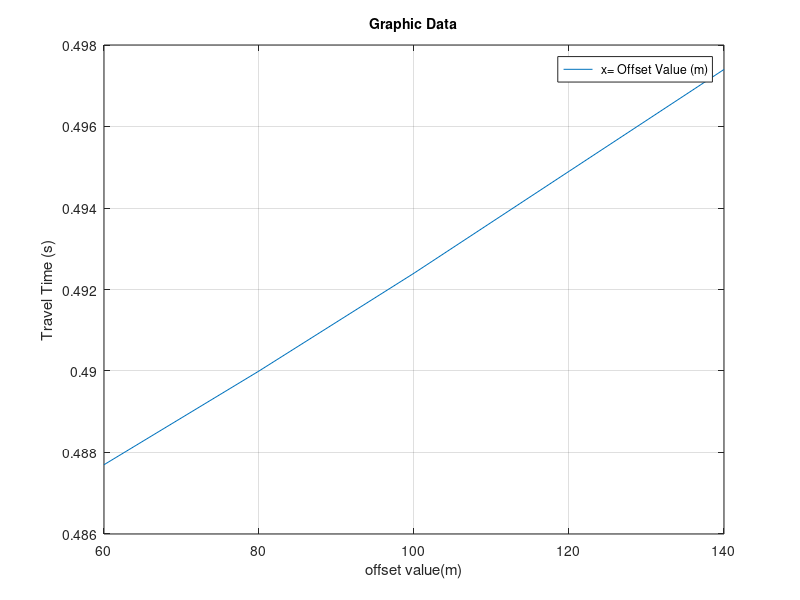

Write the MATLAB code that produced this figure.
%soal kedua

clear
clc

%const
m1 = ' real';
m2 = 'real';
m3 = 'real';
z = 'real';
v = 'real';
a = 'real';

%data tabel
X = [ 60 80 100 120 140];%offset
t = [0.4877 0.4900 0.4924 0.4949 0.4974];%traveltime

%matriks
G = [1,60,3600;1,80,6400;1,100,10000;1,120,14400;1,140,19600];
d = [0.23785129;0.2401;0.24245776;0.24492601;0.24750625];
m = [m1,m2,m3];

%matriks transpose
Gt = G';

% mencari m dari GtGm = Gtd
format Long
m = inv(Gt*G)*(Gt*d);
m1 = m (1,1);
m2 = m (2,1);
m3 = m (3,1);

%plot data observasi
plot(X,t);
grid;
xlabel('offset value(m)');
ylabel('Travel Time (s)');
title('\fontsize{14} Graphic Data ');
legend(' x= Offset Value (m)',' y= Travel Time (s)');

%jawaban
v =sqrt(1/m3); % nilai kecepatan gelombang seismik
z = sqrt((m1*(v^2))/4); % nilai reflektor mendatar terhadap permukaan
a = asind((m2*(v^2))/(4*z));%sudut kemiringan reflektor ( dalam derajat )

